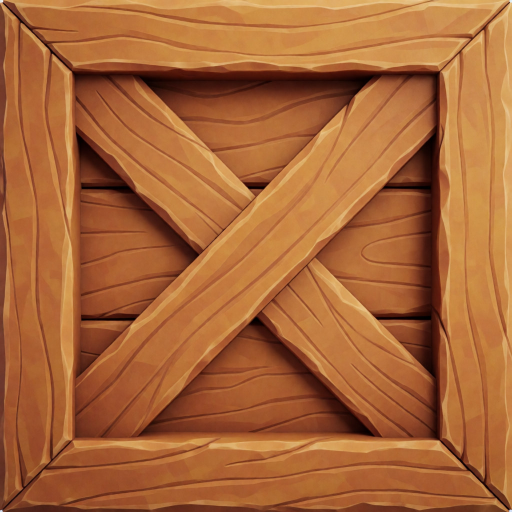
#> input picture assets/tex/crate.jpg, 1024 x 1024 px (shown at 1/2 size)
$ python seamless.py ../assets/tex/crate.jpg 100
#> lines starting #> are read from the running program, lines starting #| are printed output that depends on the picture
"""Make a texture tile, and prove it does.

    python tools/seamless.py <image.png> [output_size]

Diffusion models don't produce wrapping textures, and a visible seam every 4
world units is the most obvious thing in a 3D scene. The fix is the classic
overlap-crossfade-and-crop:

    take a strip of width B off each end, blend the tail into the head across
    that strip, then drop the now-redundant tail.

That makes the new first column literally adjacent to the new last column in
the source image, so it wraps by construction rather than by hope — and the
crossfade removes the hard edge that adjacency alone would leave.

Run inside ComfyUI's embedded python, which already has PIL and numpy:
    D:/ComfyUI_windows_portable/python_embeded/python.exe
"""
import sys
import numpy as np
from PIL import Image

BLEND = 0.16          # fraction of each axis consumed by the crossfade


def wrap_axis(a, axis, frac):
    n = a.shape[axis]
    b = max(1, int(n * frac))
    a = np.moveaxis(a, axis, 0)
    t = np.linspace(0.0, 1.0, b).reshape(-1, 1, 1)
    merged = a[n - b:] * (1.0 - t) + a[:b] * t
    out = a.copy()
    out[:b] = merged
    out = out[:n - b]
    return np.moveaxis(out, 0, axis)


def seam_ratio(a, axis):
    """Edge discontinuity vs a typical neighbouring-line difference.

    ~1.0 means the wrap is indistinguishable from any other adjacent pair.
    Large means there is still a visible seam.
    """
    a = np.moveaxis(a, axis, 0)
    seam = np.abs(a[0] - a[-1]).mean()
    typical = np.abs(np.diff(a, axis=0)).mean()
    return seam / typical if typical else float('inf')


def main():
    import os
    path = sys.argv[1]
    size = int(sys.argv[2]) if len(sys.argv) > 2 else None
    tile = '--no-tile' not in sys.argv

    src = np.asarray(Image.open(path).convert('RGB')).astype(np.float32)

    if tile:
        before = (seam_ratio(src, 0), seam_ratio(src, 1))
#> in seam_ratio, `seam = np.abs(a[0] - a[-1]).mean()`: seam = 99.67
#> in seam_ratio, `typical = np.abs(np.diff(a, axis=0)).mean()`: typical = 2.75
#> call 2 of seam_ratio, with axis = 1
#> in seam_ratio (call 2), `a = np.moveaxis(a, axis, 0)`:
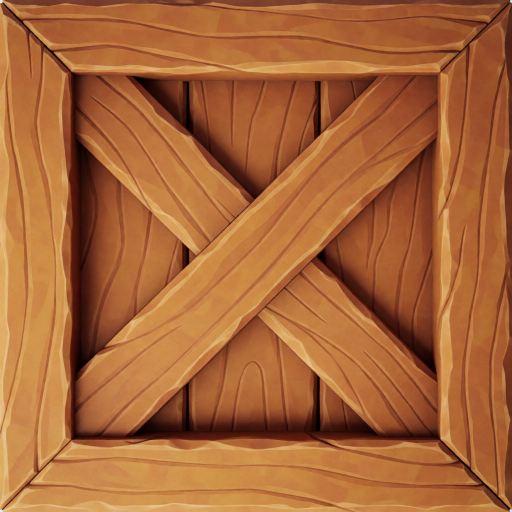
#> a: shape (1024, 1024, 3) float32 (shown at 1/2 size); mean R, G, B 168.1, 101.4, 54.8
#> in seam_ratio (call 2), `seam = np.abs(a[0] - a[-1]).mean()`: seam = 73.94
#> in seam_ratio (call 2), `typical = np.abs(np.diff(a, axis=0)).mean()`: typical = 2.47
#> before = (36.27, 29.88)
        out = wrap_axis(src, 0, BLEND)
#> in wrap_axis, `merged = a[n - b:] * (1.0 - t) + a[:b] * t`:
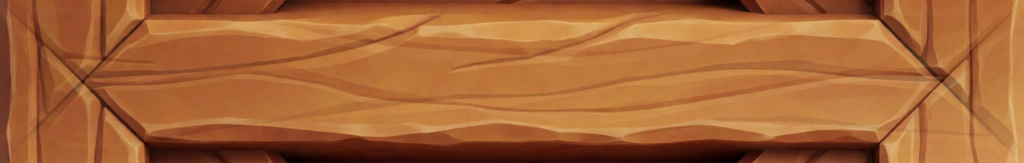
#> merged: shape (163, 1024, 3) float64; mean R, G, B 166.7, 101, 54.2
        out = wrap_axis(out, 1, BLEND)
#> call 2 of wrap_axis, with axis = 1, frac = 0.16
#> in wrap_axis (call 2), `merged = a[n - b:] * (1.0 - t) + a[:b] * t`:
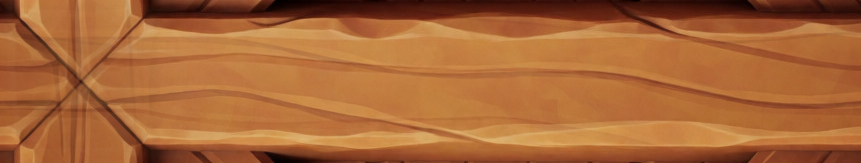
#> merged: shape (163, 861, 3) float64; mean R, G, B 169.1, 103.1, 55.2
#> in wrap_axis (call 2), `out[:b] = merged`:
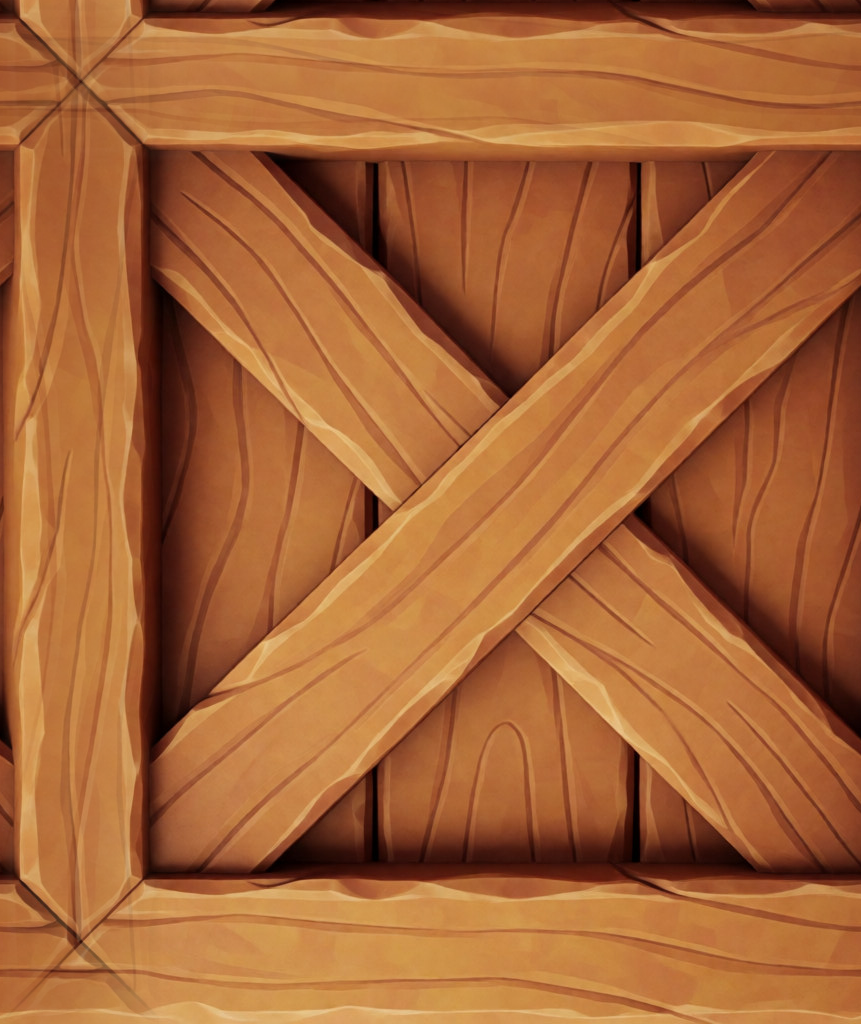
#> out: shape (1024, 861, 3) float32; mean R, G, B 166.8, 100.7, 54.3
#> in wrap_axis (call 2), `out = out[:n - b]`:
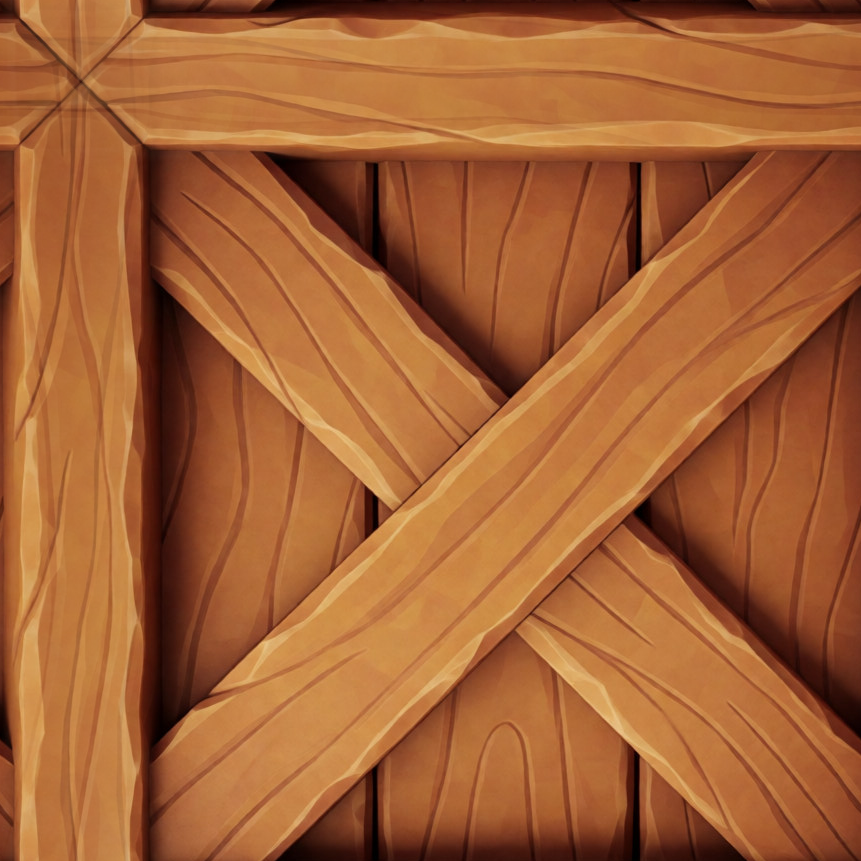
#> out: shape (861, 861, 3) float32; mean R, G, B 164, 97.3, 52.5
#> in wrap_axis (call 2), `return np.moveaxis(out, 0, axis)`:
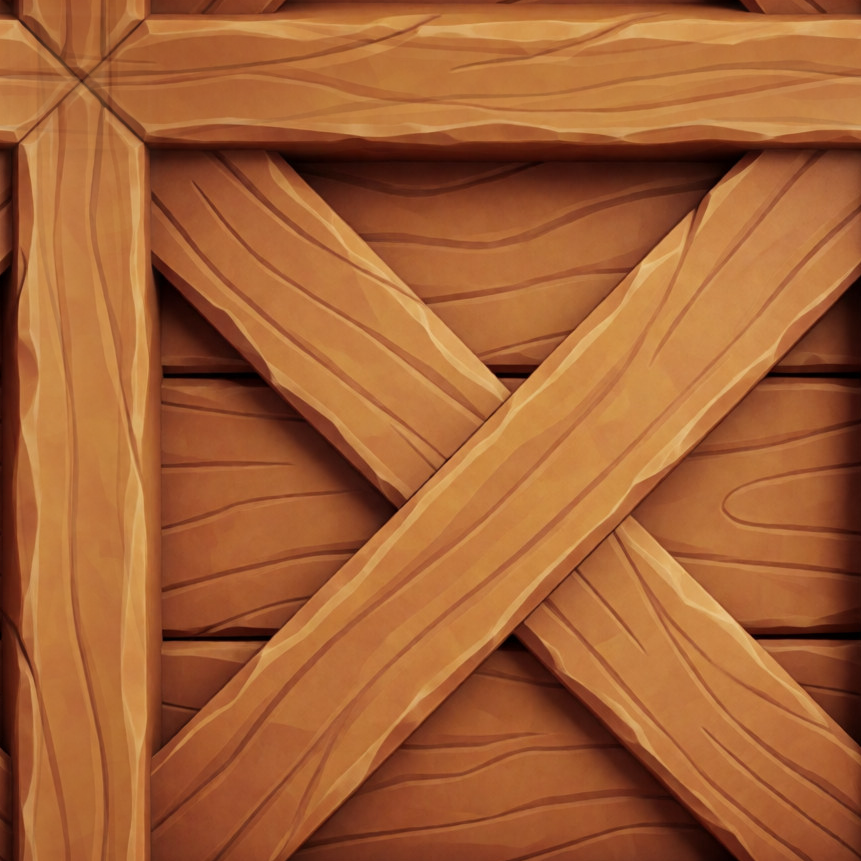
#> returned value: shape (861, 861, 3) float32; mean of channels 0, 1, 2 163.9, 97.3, 52.5; drawn as R, G, B
        after = (seam_ratio(out, 0), seam_ratio(out, 1))
#> after = (0.673, 1.16)
        # The ratio is against a TYPICAL adjacent-line difference, so a very
        # smooth texture reads as a bad ratio on a tiny absolute error. Judge
        # on the absolute seam too — 3/255 is invisible however smooth it is.
        seam_abs = max(np.abs(out[0] - out[-1]).mean(),
                       np.abs(out[:, 0] - np.moveaxis(out, 1, 0)[-1]).mean())
#> seam_abs = 2.71
        ok = max(after) < 2.0 or seam_abs < 4.0
#> ok = True
        note = (f'seam {before[0]:.1f}/{before[1]:.1f} -> {after[0]:.2f}/{after[1]:.2f} '
                f'(abs {seam_abs:.1f}/255)  {"OK" if ok else "STILL SEAMS"}')
    else:
        out, note = src, 'single tile, not wrapped'

    im = Image.fromarray(np.clip(out, 0, 255).astype(np.uint8))
    if size:
        im = im.resize((size, size), Image.LANCZOS)
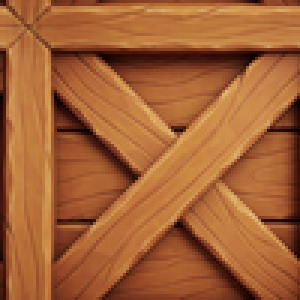
#> im: PIL image 100x100 RGB (shown 3 times larger); mean R, G, B 163.8, 97.1, 52.3

    # JPEG, not PNG: these are photographic-ish and need no alpha, and a 1.2 MB
    # PNG per texture is not something to hand a kid on a phone.
    dest = os.path.splitext(path)[0] + '.jpg'
    im.save(dest, quality=88, optimize=True, subsampling=0)
    if dest != path and os.path.exists(path):
        os.remove(path)
    kb = os.path.getsize(dest) // 1024
    print(f'{note}  {im.size[0]}px  {kb}KB')
#| seam 36.3/29.9 -> 0.67/1.16 (abs 2.7/255)  OK  100px  4KB


if __name__ == '__main__':
    main()

$ run again, on assets/tex/metal.jpg
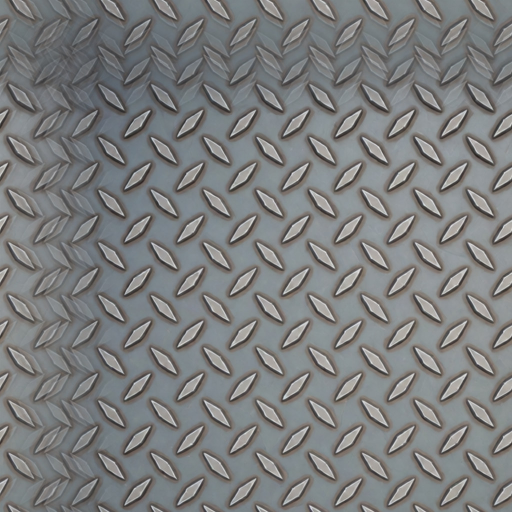
#> input picture assets/tex/metal.jpg, 1024 x 1024 px (shown at 1/2 size)
#> seam = 5.91
#> typical = 4.76
#> in seam_ratio (call 2), `a = np.moveaxis(a, axis, 0)`:
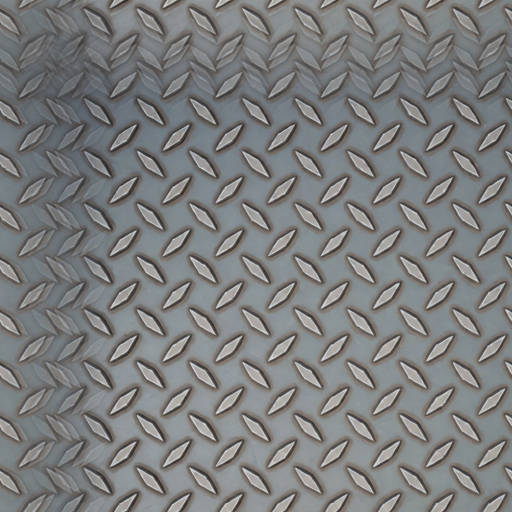
#> a: shape (1024, 1024, 3) float32 (shown at 1/2 size); mean R, G, B 123.4, 124.7, 124.9
#> seam = 6.74
#> typical = 4.89
#> before = (1.24, 1.38)
#> merged: shape (163, 861, 3) float64
#> after = (1.17, 0.759)
#> seam_abs = 5.42
#> ok = True
#> in main, `im = im.resize((size, size), Image.LANCZOS)`:
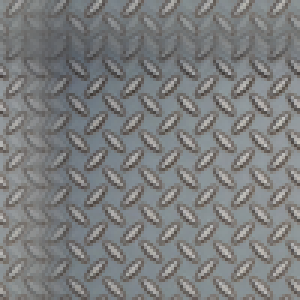
#> im: PIL image 100x100 RGB (shown 3 times larger); mean R, G, B 123.6, 125.1, 125.5
#| seam 1.2/1.4 -> 1.17/0.76 (abs 5.4/255)  OK  100px  5KB
